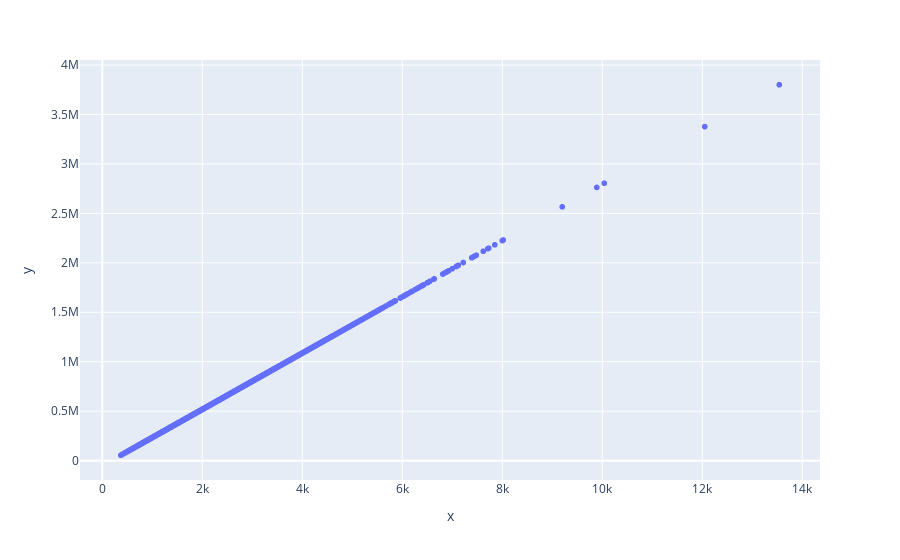

Source (notebook cell):
### Code cell
grath = px.scatter(x = x_houses_train.ravel(), y = predict)
grath.show()

### Figure 1 — Plotly figure (JSON) as saved in the notebook; plotly's stock layout.template omitted (floating-point values rounded to 4 significant figures; data arrays with more than 128 entries replaced by an {"elided": "..."} marker saying what was removed)
{"data": [{"hovertemplate": "x=%{x}<br>y=%{y}<extra></extra>", "legendgroup": "", "marker": {"color": "#636efa", "symbol": "circle"}, "mode": "markers", "name": "", "showlegend": false, "type": "scattergl", "x": {"elided": "15130 int values"}, "xaxis": "x", "y": {"elided": "15130 float values"}, "yaxis": "y"}], "layout": {"legend": {"tracegroupgap": 0}, "margin": {"t": 60}, "xaxis": {"anchor": "y", "domain": [0, 1], "title": {"text": "x"}}, "yaxis": {"anchor": "x", "domain": [0, 1], "title": {"text": "y"}}}}
